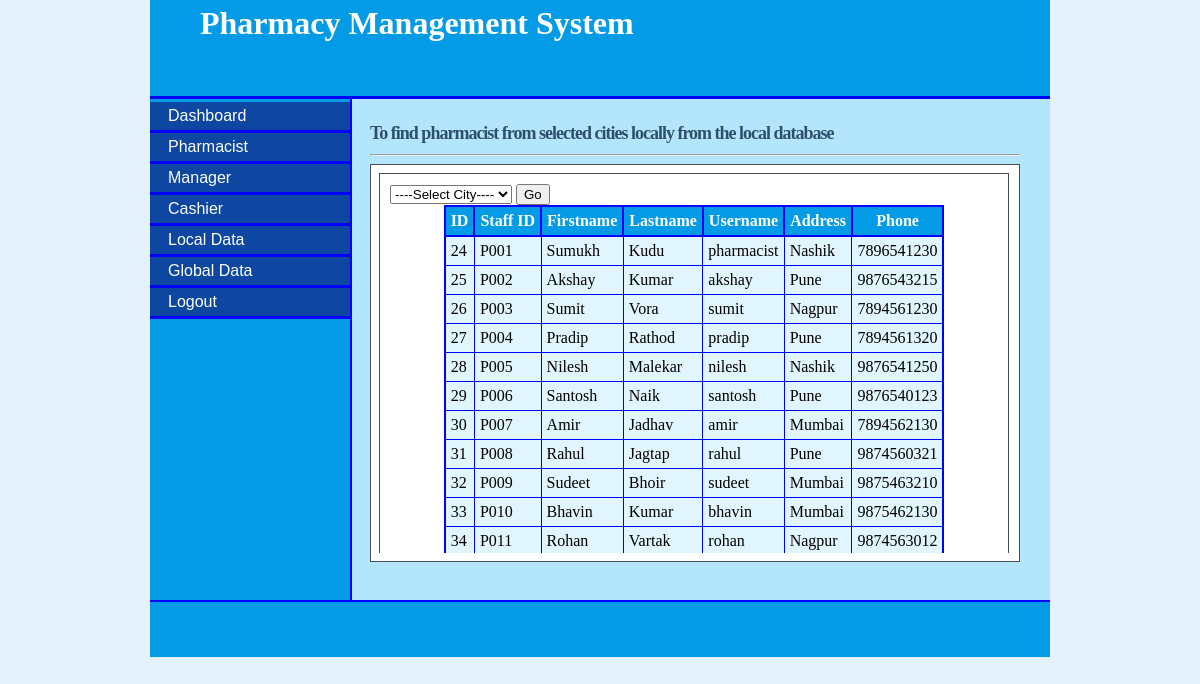
Page /admin_localdata.php (signed in) on the committed database.
### tables this page shows
CREATE TABLE `pharmacist` (
  `pharmacist_id` tinyint(5) NOT NULL,
  `first_name` varchar(15) NOT NULL,
  `last_name` varchar(15) NOT NULL,
  `staff_id` varchar(10) NOT NULL,
  `postal_address` varchar(20) NOT NULL,
  `phone` varchar(12) NOT NULL,
  `email` varchar(20) NOT NULL,
  `username` varchar(10) NOT NULL,
  `password` varchar(10) NOT NULL,
  `date` datetime NOT NULL
);

### admin_localdata.php (the view, shortened to what this page needs)
<!DOCTYPE html>
<html>
<head>
<link rel="stylesheet" type="text/css" href="style/ms.css">
<link rel="stylesheet" href="style/s.css" type="text/css" media="screen" />
<link rel="stylesheet" href="style/ta.css" type="text/css" media="screen" />
</head>
<body>
<div id="content">
<div id="header">
<h1> Pharmacy Management System</h1></div>
<div id="left_column">
<div id="button">
		<ul>
			<li><a href="admin.php">Dashboard</a></li>
			<li><a href="admin_pharmacist.php">Pharmacist</a></li>
			<li><a href="admin_manager.php">Manager</a></li>
			<li><a href="admin_cashier.php">Cashier</a></li>
			<li><a href="admin_localdata.php">Local Data</a></li>
			<li><a href="admin_globaldata.php">Global Data</a></li>
			<li><a href="logout.php">Logout</a></li>
		</ul>
</div>
</div>
<div id="main">
<div id="tabbed_box" class="tabbed_box">
    <h4>To find pharmacist from selected cities locally from the local database</h4>
<hr/>
    <div class="tabbed_area">
        <div class = "scroll">
        <div id="content_1" class="content">
<form action="#" method="post">
<select name="City">
<option value="Select" selected="selected">----Select City----</option>
</select>
<input type="submit" name="cityvalue" value="Go" />
</form>
		<?php echo $message;
	   $result = mysql_query("SELECT * FROM pharmacist ")or die(mysql_error());
        echo "<table border='1' cellpadding='5'align='center'>";
        echo "<tr> <th>ID</th>  <th>Staff ID</th><th>Firstname </th> <th>Lastname </th> <th>Username </th> <th>Address</th> <th>Phone</th></tr>";
        while($row = mysql_fetch_array( $result )) {
                echo "<tr>";
                echo '<td>' . $row['pharmacist_id'] . '</td>';
                echo '<td>' . $row['staff_id'] . '</td>';
                echo '<td>' . $row['first_name'] . '</td>';
				echo '<td>' . $row['last_name'] . '</td>';
                echo '<td>' . $row['username'] . '</td>';
				echo '<td>' . $row['postal_address'] . '</td>';
                echo '<td>' . $row['phone'] . '</td>';
				?>
				<?php
		 }
        echo "</table>";
?>
        </div>
        </div>
    </div>
</div>
</div>
<div id="footer" align="Center"> </div>
</div>
</body>
</html>

### style/ms.css (style rules this page uses)
body { margin-top: 0px; padding-top: 0px; background-color:#E3F2FD; }
#content { margin-left: auto; margin-right: auto; background: #B3E5FC; width: 900px; height: 600px; }
#header { width: 900px; height: 96px; background: #039BE5; border-bottom: solid 3px blue; }
#header h1 { margin: 0px; padding-top: 5px; margin-left: 50px; color: #fff; }
#left_column { clear: all; float: left; width: 200px; height: 501px; background: #039BE5; border-right:solid 2px blue; }
#main { clear: all; width: 780px; height: 470px; background: #B3E5FC; }
#button { width: 12.5em; padding: 0 0 1em 0; margin-top: 0.2em; margin-bottom: 1em; font-family: 'Trebuchet MS', 'Lucida Grande', Verdana, Arial, Sans-serif; background: #039BE5; color: #333; }
#button ul { list-style: none; margin: 0; padding: 0; border: none; }
#button li { border-bottom: 3px solid blue; margin: 0; list-style: none; list-style-image: none; }
#button li a { display: block; padding: 5px 5px 5px 0.5em; border-left: 10px solid #0D47A1; border-right: 10px solid #0D47A1; background-color: #0D47A1; color: #fff; text-decoration: none; width: 100%; }
html>body #button li a { width: auto; }
#footer { width: 900px; height: 55px; background: #039BE5; clear: all; border-top: solid 2px blue; }

### style/s.css (style rules this page uses)
#tabbed_box { margin: 0px auto 0px 220px; width: 650px; }
.tabbed_box h4 { font-size: 18px; color:#2F4F6F; letter-spacing:-1px; margin-bottom:10px; }
.tabbed_area { border: 1px solid #494e52; background-color: #fff; padding: 8px; }
.content { background-color: #ffffff; padding: 10px; border: 1px solid #464c54; }

### style/ta.css (style rules this page uses)
table { border-collapse:collapse; }
table,th { border: 2px solid blue; }
th { background-color: #039BE5; color:white; }
td { background-color: #E1F5FE; }

### admin_localdata.php (style rules this page uses)
#main { height: 477px; }
.scroll { height:380px; width:630px; overflow: scroll; }

### rows in the picture
pharmacist: pharmacist_id "24", staff "P001", first_name "Sumukh", last_name "Kudu", username "pharmacist", postal_address "Nashik", phone "7896541230"
pharmacist: pharmacist_id "25", staff "P002", first_name "Akshay", last_name "Kumar", username "akshay", postal_address "Pune", phone "9876543215"
pharmacist: pharmacist_id "26", staff "P003", first_name "Sumit", last_name "Vora", username "sumit", postal_address "Nagpur", phone "7894561230"
pharmacist: pharmacist_id "27", staff "P004", first_name "Pradip", last_name "Rathod", username "pradip", postal_address "Pune", phone "7894561320"
pharmacist: pharmacist_id "28", staff "P005", first_name "Nilesh", last_name "Malekar", username "nilesh", postal_address "Nashik", phone "9876541250"
pharmacist: pharmacist_id "29", staff "P006", first_name "Santosh", last_name "Naik", username "santosh", postal_address "Pune", phone "9876540123"
pharmacist: pharmacist_id "30", staff "P007", first_name "Amir", last_name "Jadhav", username "amir", postal_address "Mumbai", phone "7894562130"
pharmacist: pharmacist_id "31", staff "P008", first_name "Rahul", last_name "Jagtap", username "rahul", postal_address "Pune", phone "9874560321"
pharmacist: pharmacist_id "32", staff "P009", first_name "Sudeet", last_name "Bhoir", username "sudeet", postal_address "Mumbai", phone "9875463210"
pharmacist: pharmacist_id "33", staff "P010", first_name "Bhavin", last_name "Kumar", username "bhavin", postal_address "Mumbai", phone "9875462130"
pharmacist: pharmacist_id "34", staff "P011", first_name "Rohan", last_name "Vartak", username "rohan", postal_address "Nagpur", phone "9874563012"
